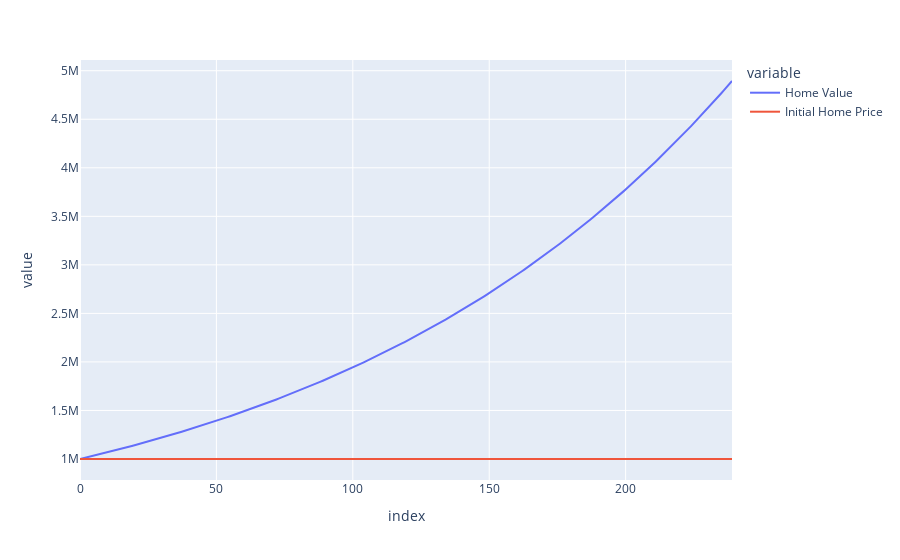

Notebook cell for this chart:
### Markdown cell above
### Home Value
How much will the home be worth when we sell it?

### Code cell
render_plotly_html(
    px.line(
        pd.DataFrame(
            {
                "Home Value": df.home_value,
                "Initial Home Price": df.home_value[0],
            }
        )
    )
)

### Figure 1 — Plotly figure (JSON) as saved in the notebook; plotly's stock layout.template omitted (floating-point values rounded to 4 significant figures; data arrays with more than 128 entries replaced by an {"elided": "..."} marker saying what was removed)
{"data": [{"hovertemplate": "variable=Home Value<br>index=%{x}<br>value=%{y}<extra></extra>", "legendgroup": "Home Value", "line": {"color": "#636efa", "dash": "solid"}, "marker": {"symbol": "circle"}, "mode": "lines", "name": "Home Value", "orientation": "v", "showlegend": true, "type": "scatter", "x": {"elided": "240 int values"}, "xaxis": "x", "y": {"elided": "240 float values"}, "yaxis": "y"}, {"hovertemplate": "variable=Initial Home Price<br>index=%{x}<br>value=%{y}<extra></extra>", "legendgroup": "Initial Home Price", "line": {"color": "#EF553B", "dash": "solid"}, "marker": {"symbol": "circle"}, "mode": "lines", "name": "Initial Home Price", "orientation": "v", "showlegend": true, "type": "scatter", "x": {"elided": "240 int values"}, "xaxis": "x", "y": {"elided": "240 int values"}, "yaxis": "y"}], "layout": {"legend": {"title": {"text": "variable"}, "tracegroupgap": 0}, "margin": {"t": 60}, "xaxis": {"anchor": "y", "domain": [0, 1], "title": {"text": "index"}}, "yaxis": {"anchor": "x", "domain": [0, 1], "title": {"text": "value"}}}}
